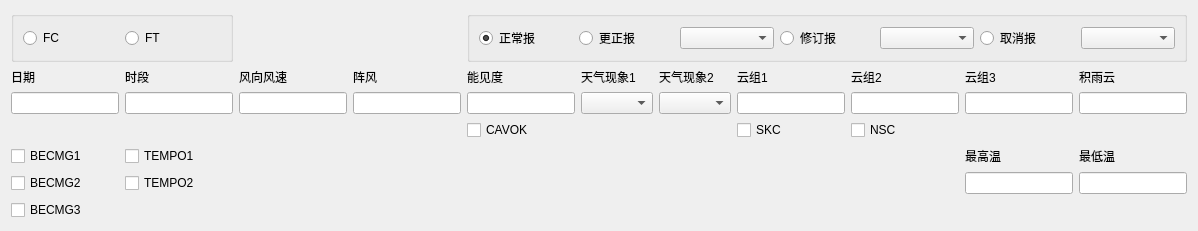
    <widget class="QFrame" name="main_frame">
     <layout class="QVBoxLayout" name="main">
      <property name="sizeConstraint">
       <enum>QLayout::SetDefaultConstraint</enum>
      </property>
      <item>
       <layout class="QGridLayout" name="main_layout">
        <item row="3" column="5">
         <widget class="QComboBox" name="taf_weather1_combobox"/>
        </item>
        <item row="3" column="6">
         <widget class="QComboBox" name="taf_weather2_combobox"/>
        </item>
        <item row="6" column="10">
         <widget class="QLineEdit" name="taf_temp_min"/>
        </item>
        <item row="4" column="7">
         <widget class="QCheckBox" name="taf_skc">
          <property name="text">
           <string>SKC</string>
          </property>
         </widget>
        </item>
        <item row="5" column="1">
         <widget class="QCheckBox" name="tempo1_checkbox">
          <property name="text">
           <string>TEMPO1</string>
          </property>
         </widget>
        </item>
        <item row="2" column="9">
         <widget class="QLabel" name="taf_cloud3_label">
          <property name="text">
           <string>云组3</string>
          </property>
          <property name="buddy">
           <cstring>taf_cloud3</cstring>
          </property>
         </widget>
        </item>
        <item row="3" column="4">
         <widget class="QLineEdit" name="taf_vis"/>
        </item>
        <item row="6" column="0">
         <widget class="QCheckBox" name="becmg2_checkbox">
          <property name="text">
           <string>BECMG2</string>
          </property>
         </widget>
        </item>
        <item row="2" column="7">
         <widget class="QLabel" name="taf_cloud1_label">
          <property name="text">
           <string>云组1</string>
          </property>
          <property name="buddy">
           <cstring>taf_cloud1</cstring>
          </property>
         </widget>
        </item>
        <item row="3" column="8">
         <widget class="QLineEdit" name="taf_cloud2"/>
        </item>
        <item row="2" column="8">
         <widget class="QLabel" name="taf_cloud2_label">
          <property name="text">
           <string>云组2</string>
          </property>
          <property name="buddy">
           <cstring>taf_cloud2</cstring>
          </property>
         </widget>
        </item>
        <item row="4" column="8">
         <widget class="QCheckBox" name="taf_nsc">
          <property name="text">
           <string>NSC</string>
          </property>
         </widget>
        </item>
        <item row="3" column="3">
         <widget class="QLineEdit" name="taf_gust"/>
        </item>
        <item row="5" column="10">
         <widget class="QLabel" name="taf_temp_min_label">
          <property name="text">
           <string>最低温</string>
          </property>
          <property name="buddy">
           <cstring>taf_temp_min</cstring>
          </property>
         </widget>
        </item>
        <item row="8" column="0">
         <widget class="QCheckBox" name="becmg3_checkbox">
          <property name="text">
           <string>BECMG3</string>
          </property>
         </widget>
        </item>
        <item row="2" column="4">
         <widget class="QLabel" name="taf_vis_label">
          <property name="text">
           <string>能见度</string>
          </property>
          <property name="buddy">
           <cstring>taf_vis</cstring>
          </property>
         </widget>
        </item>
        <item row="2" column="5">
         <widget class="QLabel" name="taf_weather1_label">
          <property name="text">
           <string>天气现象1</string>
          </property>
          <property name="buddy">
           <cstring>taf_weather1_combobox</cstring>
          </property>
         </widget>
        </item>
        <item row="2" column="3">
         <widget class="QLabel" name="taf_gust_label">
          <property name="text">
           <string>阵风</string>
          </property>
          <property name="buddy">
           <cstring>taf_gust</cstring>
          </property>
         </widget>
        </item>
        <item row="3" column="0">
         <widget class="QLineEdit" name="taf_date"/>
        </item>
        <item row="4" column="4">
         <widget class="QCheckBox" name="taf_cavok">
          <property name="text">
           <string>CAVOK</string>
          </property>
         </widget>
        </item>
        <item row="3" column="7">
         <widget class="QLineEdit" name="taf_cloud1"/>
        </item>
        <item row="5" column="0">
         <widget class="QCheckBox" name="becmg1_checkbox">
          <property name="text">
           <string>BECMG1</string>
          </property>
         </widget>
        </item>
        <item row="2" column="0">
         <widget class="QLabel" name="taf_date_label">
          <property name="text">
           <string>日期</string>
          </property>
          <property name="buddy">
           <cstring>taf_date</cstring>
          </property>
         </widget>
        </item>
        <item row="2" column="1">
         <widget class="QLabel" name="taf_period_label">
          <property name="text">
           <string>时段</string>
          </property>
          <property name="buddy">
           <cstring>taf_period</cstring>
          </property>
         </widget>
        </item>
        <item row="2" column="10">
         <widget class="QLabel" name="taf_cb_label">
          <property name="text">
           <string>积雨云</string>
          </property>
          <property name="buddy">
           <cstring>taf_cb</cstring>
          </property>
         </widget>
        </item>
        <item row="2" column="2">
         <widget class="QLabel" name="taf_wind_label">
          <property name="text">
           <string>风向风速</string>
          </property>
          <property name="buddy">
           <cstring>taf_wind</cstring>
          </property>
         </widget>
        </item>
        <item row="3" column="2">
         <widget class="QLineEdit" name="taf_wind"/>
        </item>
        <item row="5" column="9">
         <widget class="QLabel" name="taf_temp_max_label">
          <property name="text">
           <string>最高温</string>
          </property>
          <property name="buddy">
           <cstring>taf_temp_max</cstring>
          </property>
         </widget>
        </item>
        <item row="3" column="9">
         <widget class="QLineEdit" name="taf_cloud3"/>
        </item>
        <item row="6" column="9">
         <widget class="QLineEdit" name="taf_temp_max"/>
        </item>
        <item row="2" column="6">
         <widget class="QLabel" name="taf_weather2_label">
          <property name="text">
           <string>天气现象2</string>
          </property>
          <property name="buddy">
           <cstring>taf_weather2_combobox</cstring>
          </property>
         </widget>
        </item>
        <item row="6" column="1">
         <widget class="QCheckBox" name="tempo2_checkbox">
          <property name="text">
           <string>TEMPO2</string>
          </property>
         </widget>
        </item>
        <item row="3" column="1">
         <widget class="QLineEdit" name="taf_period"/>
        </item>
        <item row="3" column="10">
         <widget class="QLineEdit" name="taf_cb"/>
        </item>
        <item row="0" column="0" colspan="2">
         <widget class="QGroupBox" name="group_type">
          <property name="title">
           <string/>
          </property>
          <layout class="QGridLayout" name="gridLayout_6">
           <item row="0" column="0">
            <widget class="QRadioButton" name="type_fc">
             <property name="text">
              <string>FC</string>
             </property>
            </widget>
           </item>
           <item row="0" column="1">
            <widget class="QRadioButton" name="type_ft">
             <property name="text">
              <string>FT</string>
             </property>
            </widget>
           </item>
          </layout>
         </widget>
        </item>
        <item row="0" column="4" colspan="7">
         <widget class="QGroupBox" name="group_cls">
          <property name="title">
           <string/>
          </property>
          <layout class="QGridLayout" name="gridLayout_5">
           <item row="0" column="0">
            <widget class="QRadioButton" name="cls_normal">
             <property name="text">
              <string>正常报</string>
             </property>
             <property name="checked">
              <bool>true</bool>
             </property>
            </widget>
           </item>
           <item row="0" column="1">
            <widget class="QRadioButton" name="cls_cor">
             <property name="text">
              <string>更正报</string>
             </property>
            </widget>
           </item>
           <item row="0" column="2">
            <widget class="QComboBox" name="cls_cor_combobox"/>
           </item>
           <item row="0" column="3">
            <widget class="QRadioButton" name="cls_amd">
             <property name="text">
              <string>修订报</string>
             </property>
            </widget>
           </item>
           <item row="0" column="4">
            <widget class="QComboBox" name="cls_amd_combobox"/>
           </item>
           <item row="0" column="5">
            <widget class="QRadioButton" name="cls_cnl">
             <property name="text">
              <string>取消报</string>
             </property>
            </widget>
           </item>
           <item row="0" column="6">
            <widget class="QComboBox" name="cls_cnl_combobox"/>
           </item>
          </layout>
         </widget>
        </item>
       </layout>
      </item>
     </layout>
    </widget>
